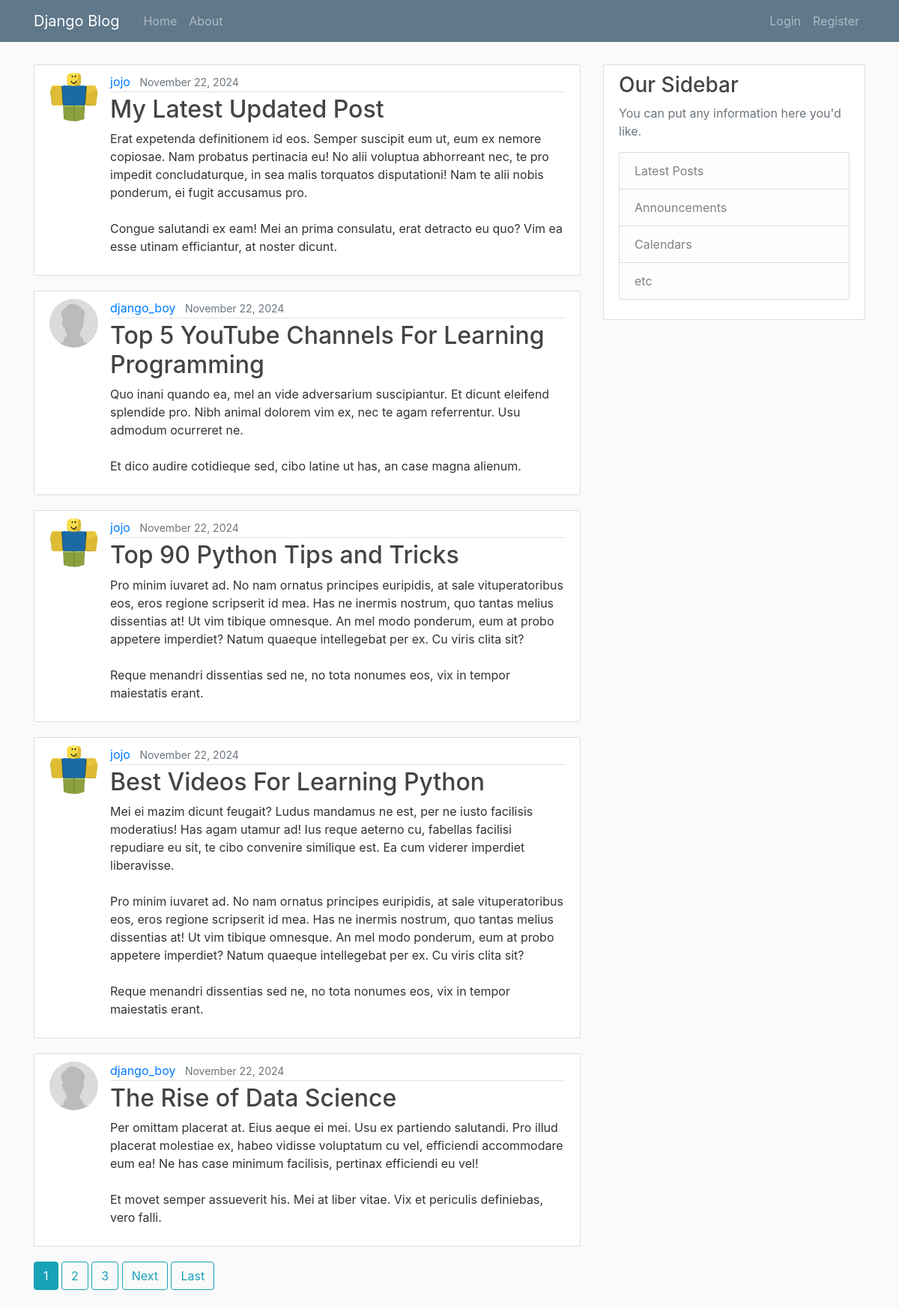
Before: / with the older database file.
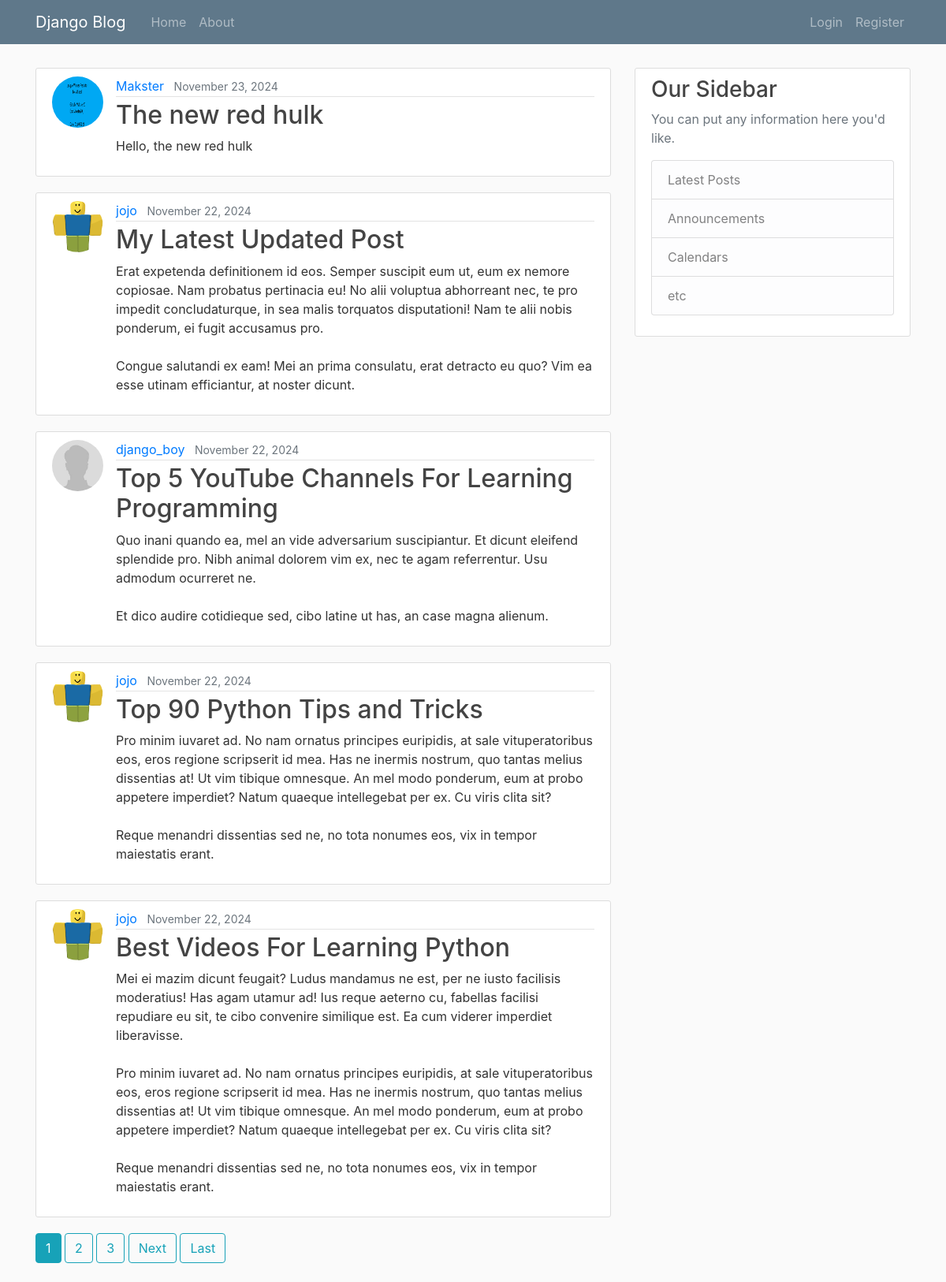
After: the same page with the newer database file.
### blog/models.py (models this page shows, shortened)
class Post(models.Model):
    title = models.CharField(max_length=100)
    content = models.TextField()
    date_posted = models.DateTimeField(default=timezone.now)
    author = models.ForeignKey(User, on_delete=models.CASCADE)

### users/models.py (models this page shows, shortened)
class Profile(models.Model):
    user = models.OneToOneField(User, on_delete=models.CASCADE)
    image = models.ImageField(default='default.jpg', upload_to='profile_pics')

### blog/views.py (the view)
# urls.py: path('', views.PostListView.as_view(), name='blog-home'),
class PostListView(ListView):
    model = Post
    template_name = 'blog/home.html' # <app>/<model>_<viewtype>.html
    context_object_name = 'posts'
    ordering = ['-date_posted']
    paginate_by = 5

### blog/templates/blog/home.html (shortened to what this page needs)
{% extends 'blog/base.html' %}
{% block content %}
    {% for post in posts %}
        <article class="media content-section">
            <img class="rounded-circle article-img" src="{{ post.author.profile.image.url }}" alt="profile picture">
            <div class="media-body">
                <div class="article-metadata">
                <a class="mr-2" href="{% url 'user-posts' post.author.username %}">{{ post.author }}</a>
                <small class="text-muted">{{ post.date_posted|date:"F d, Y" }}</small>
                </div>
                <h2><a class="article-title" href="{% url 'post-detail' post.id %}">{{ post.title }}</a></h2>
                <p class="article-content">{{ post.content }}</p>
            </div>
        </article>
    {% endfor %}
    {% if is_paginated %}
      {% for num in page_obj.paginator.page_range %}
        {% if page_obj.number == num %}
          <a class="btn btn-info mb-4" href="?page={{ num }}">{{ num }}</a>
        {% elif num > page_obj.number|add:'-3' and num < page_obj.number|add:'3' %}
          <a class="btn btn-outline-info mb-4" href="?page={{ num }}">{{ num }}</a>
        {% endif %}
      {% endfor %}
      {% if page_obj.has_next %}
        <a class="btn btn-outline-info mb-4" href="?page={{ page_obj.next_page_number }}">Next</a>
        <a class="btn btn-outline-info mb-4" href="?page={{ page_obj.paginator.num_pages }}">Last</a>
      {% endif %}
    {% endif %}
{% endblock content %}

### blog/templates/blog/base.html (shortened to what this page needs)
{% load static %}
<!DOCTYPE html>
<html lang="en">
<head>
		<link rel="stylesheet" href="{% static 'blog/main.css' %}">
		<link rel="stylesheet" href="https://cdn.jsdelivr.net/npm/bootstrap@4.6.2/dist/css/bootstrap.min.css">
</head>
<body>
	<header class="site-header">
		<nav class="navbar navbar-expand-md navbar-dark bg-steel custom-class">
			<div class="container">
				<a class="navbar-brand mr-4" href="{% url 'blog-home' %}">Django Blog</a>
				<div class="collapse navbar-collapse" id="navbarToggle">
					<div class="navbar-nav mr-auto">
						<a class="nav-item nav-link" href="{% url 'blog-home' %}">Home</a>
						<a class="nav-item nav-link" href="{% url 'blog-about' %}">About</a>
					</div>
					<div class="navbar-nav">
						{% if user.is_authenticated %}
							<a class="nav-item nav-link" href="{% url 'post-create' %}">New Post</a>
							<a class="nav-item nav-link" href="{% url 'profile' %}">Your Profile</a>
							<a class="nav-item nav-link" href="{% url 'logout' %}">Log Out</a>
						{% else %}
							<a class="nav-item nav-link" href="{% url 'login' %}">Login</a>
							<a class="nav-item nav-link" href="{% url 'register' %}">Register</a>
						{% endif %}
					</div>
				</div>
			</div>
		</nav>
	</header>
	<main role="main" class="container">
		<div class="row">
			<div class="col-md-8">
				{% block content %}{% endblock %}
			</div>
			<div class="col-md-4">
				<div class="content-section">
					<h3>Our Sidebar</h3>
					<p class='text-muted'>You can put any information here you'd like.
						<ul class="list-group">
							<li class="list-group-item list-group-item-light">Latest Posts</li>
							<li class="list-group-item list-group-item-light">Announcements</li>
							<li class="list-group-item list-group-item-light">Calendars</li>
							<li class="list-group-item list-group-item-light">etc</li>
						</ul>
					</p>
				</div>
			</div>
		</div>
	</main>
		<script src="https://cdn.jsdelivr.net/npm/bootstrap@4.6.2/dist/js/bootstrap.bundle.min.js"></script></body>
</html>

### blog/static/blog/main.css (style rules this page uses)
body { background-color: #fafafa !important; color: #333333 !important; }
h1, h2, h3, h4, h5, h6 { color: #444444; }
ul { margin: 0; }
.custom-class { margin-bottom: 30px; }
.bg-steel { background-color: #5f788a; }
.site-header .navbar-nav .nav-link { color: #cbd5db; }
.content-section { background: #ffffff; padding: 10px 20px; border: 1px solid #dddddd; border-radius: 3px; margin-bottom: 20px; }
.article-title { color: #444444; }
.article-content { white-space: pre-line; }
.article-img { height: 65px; width: 65px; margin-right: 16px; }
.article-metadata { padding-bottom: 1px; margin-bottom: 4px; border-bottom: 1px solid #e3e3e3 }

Changed rows visible on the page:
no longer on this page (row unchanged): Post: author.profile.image (placeholder picture), author "django_boy", date_posted "November 22, 2024", title "The Rise of Data Science", content "Per omittam placerat at. Eius aeque ei mei. Usu ex partiendo salutandi. Pro illud placerat molestiae ex, habeo vidisse voluptatum cu vel, efficiendi accommodare eum ea! Ne has case minimum facilisis, pertinax efficiendi eu vel! Et movet semper assueverit his. Mei at liber vitae. Vix et periculis definiebas, vero falli."
added Post: author.profile.image (picture), author "Makster", date_posted "November 23, 2024", title "The new red hulk", content "Hello, the new red hulk"
